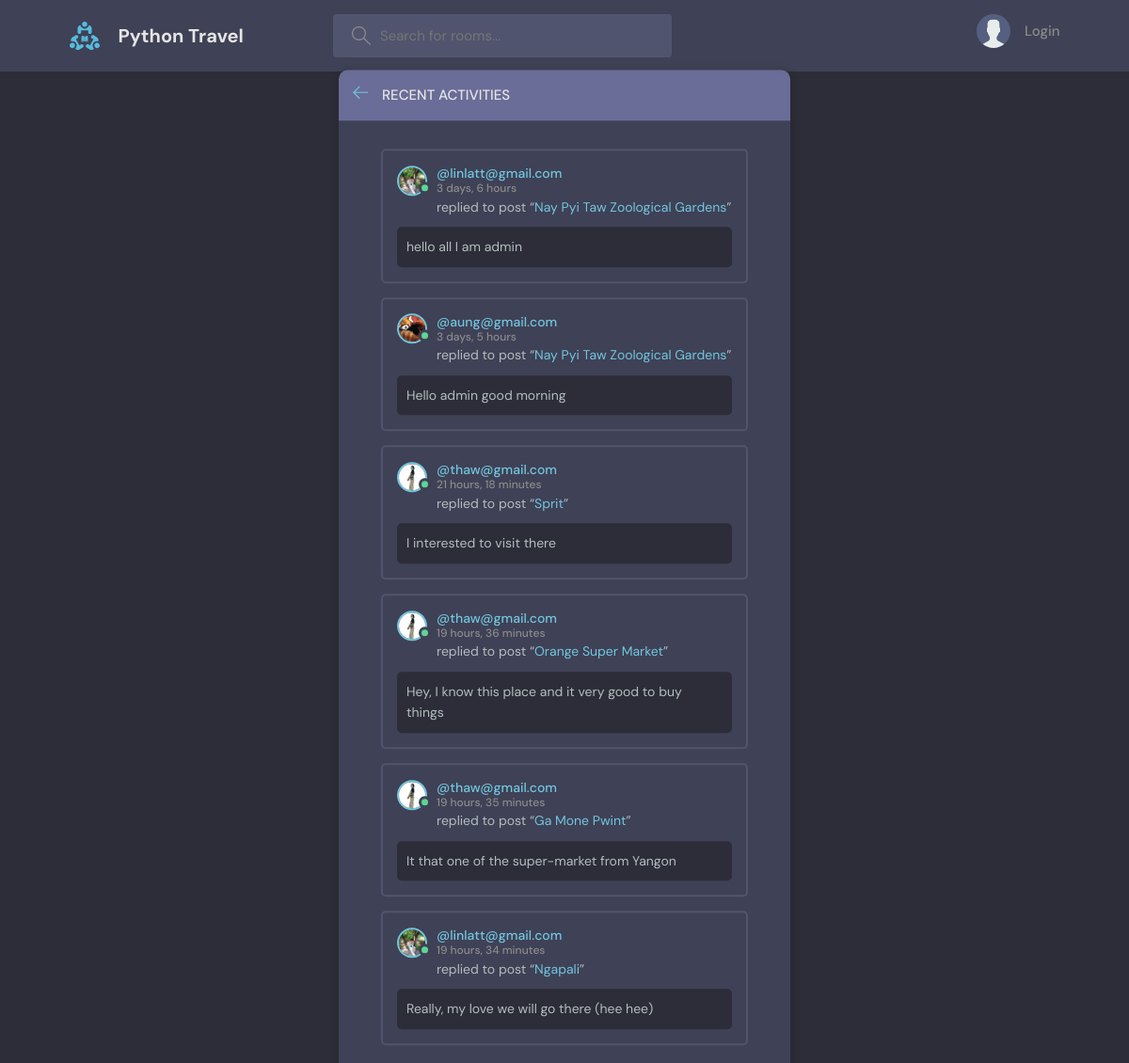
Page /mobile-activity/ on the committed database.
### place/models.py (models this page shows)
class Message(models.Model):
    user = models.ForeignKey(User, on_delete=models.CASCADE)
    place = models.ForeignKey(Places, on_delete=models.CASCADE)
    order_hotel = models.TextField()
    create = models.DateTimeField(auto_now_add=True)
    update = models.DateTimeField(auto_now=True)
    def __str__(self):
        return self.order_hotel

class User(AbstractUser):
    name = models.CharField(max_length=200, null=True)
    email = models.EmailField(null=True, unique=True)
    avatar = models.ImageField(null=True, default="avatar.svg")
    bio = models.TextField(null=True)
    USERNAME_FIELD = 'email'
    REQUIRED_FIELDS = []

class Places(models.Model):
    topic = models.ForeignKey(Topic, on_delete=models.SET_NULL, null=True)
    upload_by = models.ForeignKey(User, on_delete=models.SET_NULL, null=True)
    name = models.CharField(max_length=200)
    located = models.CharField(max_length=200)
    hotel_name = models.CharField(max_length=200)
    description = models.TextField()
    participants = models.ManyToManyField(User, related_name='participants', blank=True)
    create = models.DateTimeField(auto_now_add=True)
    update = models.DateTimeField(auto_now=True)
    def __str__(self):
        return self.name

### place/views.py (the view)
# urls.py: path('mobile-activity/', views.activitypage, name="mobile-activity")
def activitypage(request):
    comments = Message.objects.all()
    return render(request, 'place/mobile_activity.html', {'comments': comments})

### place/templates/place/mobile_activity.html (shortened to what this page needs)
{% extends 'main.html' %}
{% block content %}
    <main class="layout">
      <div class="container">
        <div class="layout__box">
          <div class="layout__boxHeader">
            <div class="layout__boxTitle">
              <a href="{% url 'home' %}">
                <svg version="1.1" xmlns="http://www.w3.org/2000/svg" width="32" height="32" viewBox="0 0 32 32">
                  <title>arrow-left</title>
                  <path
                    d="M13.723 2.286l-13.723 13.714 13.719 13.714 1.616-1.611-10.96-10.96h27.625v-2.286h-27.625l10.965-10.965-1.616-1.607z"
                  ></path>
                </svg>
              </a>
              <h3>Recent Activities</h3>
            </div>
          </div>
          <div class="activities-page layout__body">
            {% for comment in comments %}
          <div class="activities__box">
            <div class="activities__boxHeader roomListRoom__header">
              <a href="{% url 'user-profile' comment.user.id %}" class="roomListRoom__author">
                <div class="avatar avatar--small active">
                  <img src="{{comment.user.avatar.url}}" />
                </div>
                <p>
                  @{{comment.user}}
                  <span>{{comment.create|timesince}}</span>
                </p>
              </a>
            </div>
            <div class="activities__boxContent">
              <p>replied to post “<a href="{% url 'places' comment.place.id %}">{{comment.place}}</a>”</p>
              <div class="activities__boxRoomContent">
                  <p>{{comment}}</p>
              </div>
            </div>
          </div>
    {% endfor %}
              </div>
            </div>
          </div>
    </main>
{% endblock %}

### static/style/style.css (style rules this page uses)
:root { --color-main: #71c6dd; --color-main-light: #e1f6fb; --color-dark: #3f4156; --color-dark-medium: #51546e; --color-dark-light: #696d97; --color-light: #e5e5e5; --color-gray: #8b8b8b; --color-light-gray: #b2bdbd; --color-bg: #2d2d39; --color-success: #5dd693; --color-error: #fc4b0b; }
* { font-family: "DM Sans", -apple-system, BlinkMacSystemFont, "Segoe UI", Roboto, Oxygen, Ubuntu, Cantarell, "Open Sans", "Helvetica Neue", sans-serif; margin: 0; padding: 0; box-sizing: border-box; text-rendering: optimizeLegibility; font-size: inherit; }
html { font-size: 56.25%; }
@media only screen and (min-width: 1200px) { html { font-size: 62.5%; } }
body { line-height: 1.6; font-weight: 400; font-size: 1.5rem; color: var(--color-light-gray); background-color: var(--color-bg); min-height: 100vh; }
img { width: 100%; }
a { display: inline-block; color: var(--color-main); text-decoration: none; }
.container { max-width: 120rem; width: 90%; margin: auto; }
.avatar { position: relative; display: inline-block; border-radius: 50%; border: 2px solid var(--color-main); }
.avatar img { display: block; border-radius: 50%; object-fit: cover; object-position: center; }
.avatar::after { content: ""; display: block; position: absolute; background-color: var(--color-gray); z-index: 111; border-radius: 50%; border: 0.3rem solid var(--color-dark); }
.avatar.active::after { background-color: var(--color-success); }
.avatar.avatar--small img { width: 2.8rem; height: 2.8rem; }
.avatar.avatar--small:after { width: 0.7rem; height: 0.7rem; bottom: 0px; right: -6px; }
.layout { margin-top: 2.4rem; }
.layout > .container { display: flex; justify-content: space-between; align-items: flex-start; }
.layout__box { width: 90%; max-width: 48rem; min-height: 40rem; position: absolute; top: 50%; left: 50%; transform: translate(-50%, -46%); background-color: var(--color-dark); border-radius: 1rem; box-shadow: 1px 1px 6px 3px rgba(0, 0, 0, 0.1); overflow: hidden; }
.layout__boxHeader { display: flex; padding: 1.5rem; background-color: var(--color-dark-light); }
.layout__boxTitle { display: flex; gap: 1.5rem; align-items: center; }
.layout__boxTitle h3 { text-transform: uppercase; font-weight: 500; color: var(--color-light); }
.layout__boxTitle svg { width: 1.6rem; height: 1.6rem; fill: var(--color-main); }
.layout__body { margin: 3rem; }
.roomListRoom__header { display: flex; justify-content: space-between; align-items: center; }
.roomListRoom__author { font-weight: 500; display: flex; align-items: center; gap: 1rem; }
.activities__box { margin: 1.5rem; padding: 1.5rem; border: 2px solid var(--color-dark-medium); border-radius: 5px; }
.activities__boxHeader p { font-size: 1.4rem; line-height: 1.3; }
.activities__boxHeader p span { color: var(--color-gray); font-size: 1.2rem; display: block; }
.activities__boxContent { margin-left: 4.2rem; }
.activities__boxContent { font-size: 1.4rem; }
.activities__boxRoomContent { background: var(--color-bg); padding: 1rem; border-radius: 5px; margin-top: 1rem; margin-left: -4.2rem; }

### rows in the picture
Message: user.avatar (picture), user "linlatt@gmail.com", create "3 days, 6 hours", place "Nay Pyi Taw Zoological Gardens", order_hotel "hello all I am admin"
Message: user.avatar (picture), user "aung@gmail.com", create "3 days, 5 hours", place "Nay Pyi Taw Zoological Gardens", order_hotel "Hello admin good morning"
Message: user.avatar (picture), user "thaw@gmail.com", create "21 hours, 18 minutes", place "Sprit", order_hotel "I interested to visit there"
Message: user.avatar (picture), user "thaw@gmail.com", create "19 hours, 36 minutes", place "Orange Super Market", order_hotel "Hey, I know this place and it very good to buy things"
Message: user.avatar (picture), user "thaw@gmail.com", create "19 hours, 35 minutes", place "Ga Mone Pwint", order_hotel "It that one of the super-market from Yangon"
Message: user.avatar (picture), user "linlatt@gmail.com", create "19 hours, 34 minutes", place "Ngapali", order_hotel "Really, my love we will go there (hee hee)"
